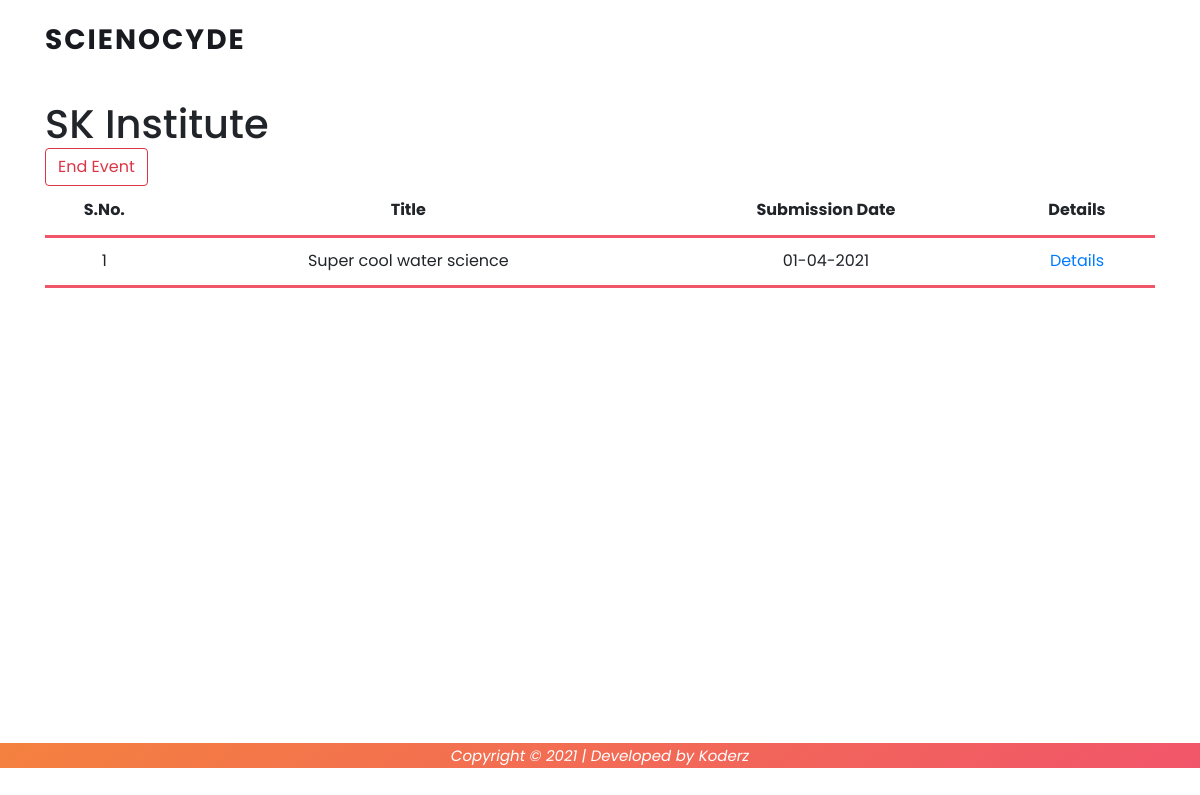
/core/host_dashboard/yashi/, run on the app's committed database.
### core/models.py (models this page shows, shortened)
class Host(models.Model):
    username = models.CharField(max_length=50, default="null")
    full_name = models.CharField(max_length=150)
    email = models.EmailField(max_length=100)
    org = models.CharField(max_length=200)
    type_org = models.CharField(max_length=100, default="School")
    designation = models.CharField(max_length=150)
    phone = models.PositiveIntegerField()
    purpose = models.TextField()
    detail = models.TextField()
    theme = models.CharField(max_length=250)
    guidelines = models.TextField()
    elig_cri = models.TextField()
    last_sub = models.DateField(
        auto_now=False, auto_now_add=False, default=datetime.date.today
    )
    date = models.DateTimeField(auto_now_add=True)
    class Meta:
        ordering = ["-date"]

class Participant(models.Model):
    username = models.CharField(max_length=50, default="null", blank=True)
    School_Name = models.CharField(max_length=50)
    School_Phone_no = models.CharField(max_length=150)
    School_Email_address = models.EmailField(max_length=100)
    School_Address = models.CharField(max_length=200)
    State = models.CharField(max_length=100)
    Student_Name = models.CharField(max_length=50)
    Contact_no = models.CharField(max_length=150)
    Email_address = models.EmailField(max_length=100)
    House_Address = models.CharField(max_length=200)
    Gender = models.CharField(max_length=100)
    Title_of_your_project = models.CharField(max_length=200)
    Question_or_Problem = models.CharField(max_length=100)
    Hypothesis_or_possible_solution = models.CharField(max_length=50)
    Materials_needed = models.CharField(max_length=150)
    Results = models.CharField(max_length=100)
    Image_of_Project = models.URLField()
    Link_of_your_project = models.URLField(max_length=200)
    host_id = models.CharField(max_length=10)
    date = models.DateTimeField(auto_now_add=True)
    class Meta:
        ordering = ["-date"]

### core/views.py (the view)
# urls.py: path("host_dashboard/<str:username>/", host_dashboard, name="host_dashboard"),
def host_dashboard(request, username):
    username = username
    host_obj = Host.objects.get(username=username)
    host_id = host_obj.id
    projects = Participant.objects.all().filter(host_id=host_id)
    template_name = "core/dashboard.html"
    context = {"host_obj": host_obj, "projects": projects}
    return render(request, template_name, context)

### templates/core/dashboard.html (shortened to what this page needs)
{% extends 'base.html' %} {% load static %}  {% block body %}
<section class="section" id="about">
  <div class="container">
    <h1>{{ host_obj.org }}</h1>
    <a href="{% url 'delete_host' host_obj.username %}"
      ><button type="button" class="btn btn-outline-danger">
        End Event
      </button></a
    >
    <table style="width: 100%">
      <tr>
        <th>S.No.</th>
        <th>Title</th>
        <th>Submission Date</th>
        <th>Details</th>
      </tr>
      {% for project in projects %}
      <tr>
        <td>{{ forloop.counter }}</td>
        <td>{{ project.Title_of_your_project }}</td>
        <td>{{ project.date|date:"d-m-Y" }}</td>
        <td><a href="{% url 'project_details' project.id %}">Details</a></td>
      </tr>
      {% endfor %}
    </table>
  </div>
</section>
{% endblock %} {% block extra_js %} {% endblock %}

### static_files/css/templatemo-lava.css (style rules this page uses)
html, body, div, span, applet, object, iframe, h1, h2, h3, h4, h5, h6, p, blockquote, div pre, a, abbr, acronym, address, big, cite, code, del, dfn, em, font, img, ins, kbd, q, s, samp, small, strike, strong, sub, sup, tt, var, b, u, i, center, dl, dt, dd, ol, ul, li, figure, header, nav, section, article, aside, footer, figcaption { margin: 0; padding: 0; border: 0; outline: 0; }
header, nav, section, article, aside, footer, hgroup { display: block; }
* { box-sizing: border-box; }
html, body { font-family: 'Poppins', sans-serif; font-weight: 400; background-color: #fff; font-size: 16px; -ms-text-size-adjust: 100%; -webkit-font-smoothing: antialiased; -moz-osx-font-smoothing: grayscale; }
a { text-decoration: none !important; }
h1, h2, h3, h4, h5, h6 { margin-top: 0px; margin-bottom: 0px; }
html, body { background: #fff; font-family: 'Poppins', sans-serif; }
#about { padding: 100px 0px; position: relative; z-index: 9; }

### templates/core/dashboard.html (style rules this page uses)
th, td { border-bottom: 3px solid rgba(241, 85, 106, 1); border-collapse: collapse; text-align: center; padding: 5px; height: 50px; }

### data on the page
Host: org "SK Institute"
Participant: Title_of_your_project "Super cool water science", date "01-04-2021"
